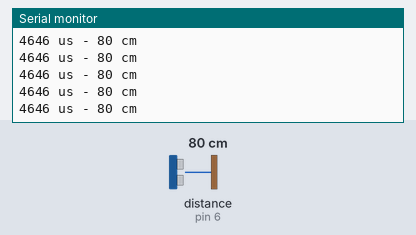
Simulated run of this sketch. Board: Arduino Uno, built with avr-gcc and run on an emulated ATmega328P. On the bench: the last lines printed to the serial monitor. Wiring (inferred from the names in the program): ultrasonic range finder: trigger pin 5; echo pin 6. The test bench sets the inputs (shaded band); at power-on: distance to the obstacle (sensor on pin 6) 80 cm. The echo pulse lasts 58.3 µs per cm.

Above: at 1.2 s.
1.3 s: distance to the obstacle (sensor on pin 6) set to 2 cm
At 1.38 s:
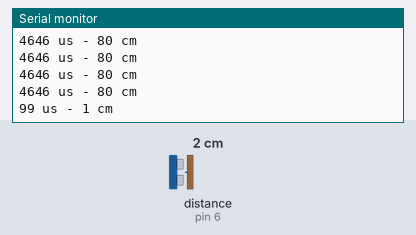
4.3 s: distance to the obstacle (sensor on pin 6) set to 35 cm
At 4.3 s:
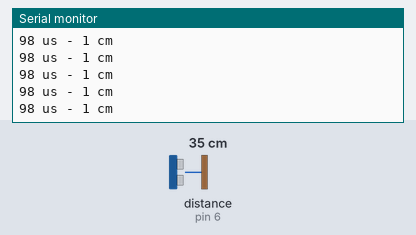
7.3 s: distance to the obstacle (sensor on pin 6) set to 250 cm
At 7.4 s:
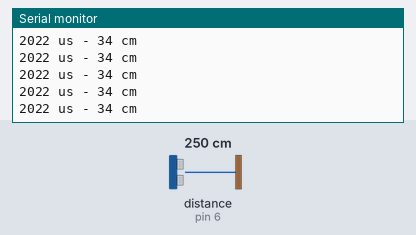
Timing chart, 0 to 10.3 s (numbered marks = the images above; inputs shaded):
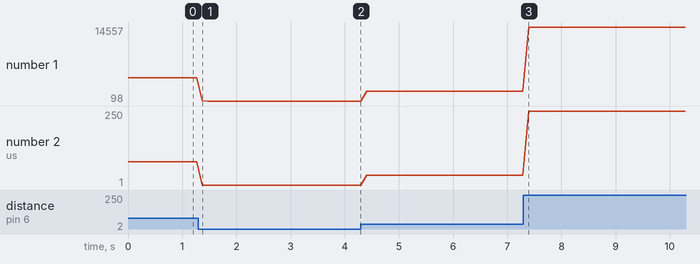

Measured:
- after the input at 1.3 s, the serial monitor: prints a new line after 0.07 s (image 1)
- plotted number 1: 4646 → 98 after the input at 1.3 s, 98 → 2022 after the input at 4.3 s, 2022 → 14557 after the input at 7.3 s
- plotted number 2: 80 → 1 after the input at 1.3 s, 1 → 34 after the input at 4.3 s, 34 → 250 after the input at 7.3 s

The sketch:

us_ping.ino
```cpp
/* Ping))) Sensor

   This sketch reads a PING))) ultrasonic rangefinder and returns the
   distance to the closest object in range. To do this, it sends a pulse
   to the sensor to initiate a reading, then listens for a pulse
   to return.  The length of the returning pulse is proportional to
   the distance of the object from the sensor.

   The circuit:
	* +V connection of the PING))) attached to +5V
	* GND connection of the PING))) attached to ground
	* US_TRIG_PIN connection of the PING))) (start signal) attached to a digital pin
        * US_ECHO_PIN connection of the PING response (get distance) attached to a digital pin

 */

const int TONE_PIN=4;
const int US_TRIG_PIN=5;
const int US_ECHO_PIN=6;

void setup(){
  // initialize serial communication:
  Serial.begin(9600);
  pinMode(US_TRIG_PIN, OUTPUT);
  pinMode(US_ECHO_PIN, INPUT);
}

void loop(){
  // establish variables for duration of the ping,
  // and the distance result in inches and centimeters:
  unsigned long duration, distance;

  // The PING))) is triggered by a HIGH pulse of 2 or more microseconds.
  // Give a short LOW pulse beforehand to ensure a clean HIGH pulse:
  digitalWrite(US_TRIG_PIN, LOW);
  delayMicroseconds(2);
  digitalWrite(US_TRIG_PIN, HIGH);
  delayMicroseconds(10);
  digitalWrite(US_TRIG_PIN, LOW);

  // Other pin is used to read the signal from the PING))): a HIGH
  // pulse whose duration is the time (in microseconds) from the sending
  // of the ping to the reception of its echo off of an object.
  duration=pulseIn(US_ECHO_PIN, HIGH);

  if(duration==0){//ultrasonic err : sensor jammed
    tone(TONE_PIN,7000,300);

    pinMode(US_ECHO_PIN, OUTPUT);
    digitalWrite(US_ECHO_PIN, LOW);
    delay(150);//sensor needs 150ms to reset
    pinMode(US_ECHO_PIN, INPUT);

    tone(TONE_PIN,8800,300);
  }else{
    // convert the time into a distance
    distance=microsecondsToCentimeters(duration);

    Serial.print(duration);
    Serial.print(" us - ");
    Serial.print(distance);
    Serial.println(" cm");
  }

  delay(100);
}

unsigned long microsecondsToCentimeters(unsigned long microseconds){
  // see HC-SR04 documentation for pulse time <> distance ratio
  return microseconds/58.0;
}
```
